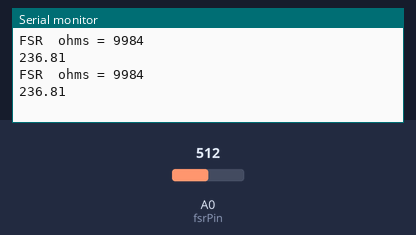
Simulated run of this sketch. Board: Arduino Uno, built with avr-gcc and run on an emulated ATmega328P. Parts: the last lines printed to the serial monitor. The inputs (shaded band) are chosen by the test bench; at power-on: A0 (fsrPin) = 512.

Above: at 1.8 s.
1.9 s: A0 (fsrPin) set to 1005
At 2.8 s:
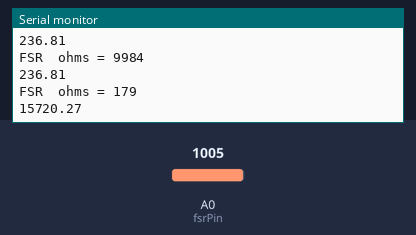
3.4 s: A0 (fsrPin) set to 1023
At 4.8 s:
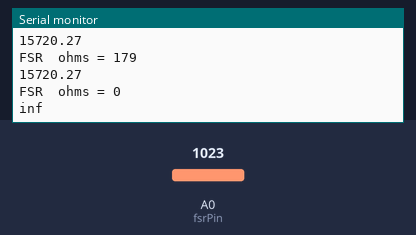
Timing chart, 0 to 6.4 s (numbered marks = the images above; inputs shaded):
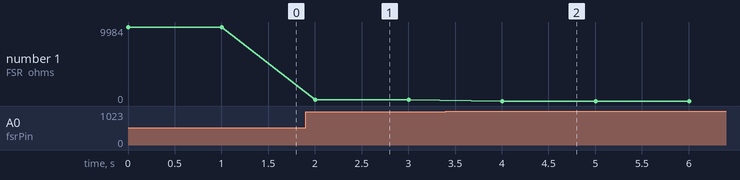

Measured:
- the behaviour switches between 1022 and 1023 on A0 (fsrPin) (found by bisection; images 1 and 2)
- after the input at 1.9 s, the serial monitor: prints a new line after 0.10 s (image 1)
- after the input at 3.4 s, the serial monitor: prints a new line after 0.61 s (image 2)
- plotted number 1: 9984 → 179 after the input at 1.9 s, 179 → 0 after the input at 3.4 s

The sketch:

Fuerza_R.ino
```cpp
#include <math.h>
int fsrPin = 0; // Pin analogico 0
int fsrReading; // Realizacion del divisor de voltaje
int fsrVoltage; // conversion de analogico a voltaje
double a=1884343.554;
double b=-0.9585;
double ecuacion_1;
double Fuerza_R;
unsigned long fsrResistance; // Voltaje es convertido en resistencia
unsigned long fsrConductance;
long fsrForce; // Conversion de resistencia a fuerza

void setup(void) {
Serial.begin(9600);
}

void loop(void) {
fsrReading = analogRead(fsrPin);
//Serial.print("Analog reading = ");
//Serial.println(fsrReading);

//  0V to 5V (= 5000mV)
fsrVoltage = map(fsrReading, 0, 1023, 0, 5000);
//Serial.print("Voltage reading in mV = ");
//Serial.println(fsrVoltage);

if (fsrVoltage == 0) {
//Serial.println("No pressure");
} else {
// The voltage = Vcc * R / (R + FSR) where R = 10K and Vcc = 5V
// so FSR = ((Vcc - V) * R) / V yay math!
fsrResistance = 5000 - fsrVoltage; // fsrVoltage is in millivolts so 5V = 5000mV
fsrResistance *= 10000; // 10K resistor
fsrResistance /= fsrVoltage;
Serial.print("FSR  ohms = ");
Serial.println(fsrResistance);
ecuacion_1=(log(fsrResistance/a))/b;
Fuerza_R=exp(ecuacion_1);
Serial.println(Fuerza_R);
}
delay(1000);}
```
